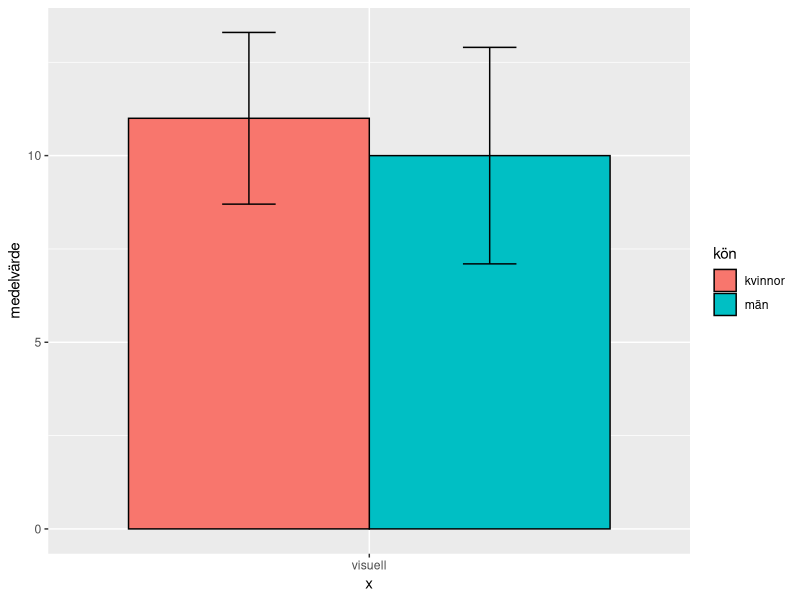
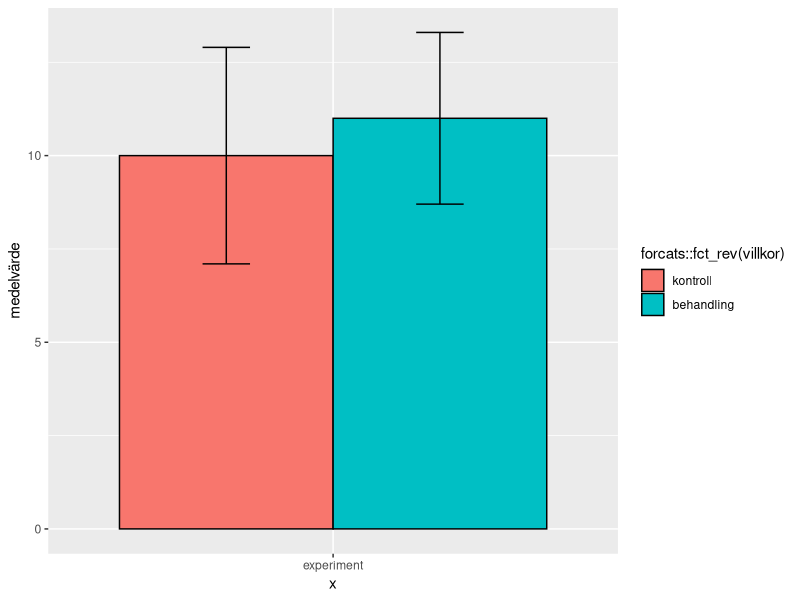

R code for these plots, in order:
## ---- chunk 1
knitr::kable(read.table("../csv/tab-02-08-1-1.csv", header=T, sep='\t', quot='"', stringsAsFactors=F, comment.char=""), format="pipe", digits=3, caption='Beskrivande resultat eller deskriptiv statistik.', booktabs=TRUE)
## ---- chunk 2
library(ggplot2)
bp2 = read.table("../csv/fig-02-08-1-1.csv", header=T, sep='\t', quot='"', stringsAsFactors=F, comment.char="")
gp <- ggplot(bp2, aes(x="visuell", y=medelvärde, fill=kön)) + 
geom_bar(stat="identity", color="black", position=position_dodge()) +
geom_errorbar(aes(ymin=medelvärde-standardavvikelse, ymax=medelvärde+standardavvikelse), width=.2,
position=position_dodge(.9))
#
print(gp)
## ---- chunk 3
library(ggplot2)
bp2 = read.table("../csv/fig-02-08-1-2.csv", header=T, sep='\t', quot='"', stringsAsFactors=F, comment.char="")
gp <- ggplot(bp2, aes(x="experiment", y=medelvärde, fill=forcats::fct_rev(villkor))) + 
geom_bar(stat="identity", color="black", position=position_dodge()) +
geom_errorbar(aes(ymin=medelvärde-standardavvikelse, ymax=medelvärde+standardavvikelse), width=.2,
position=position_dodge(.9))
#
print(gp)
## ---- chunk 4
knitr::kable(read.table("../csv/tab-02-08-1-2.csv", header=T, sep='\t', quot='"', stringsAsFactors=F, comment.char=""), format="pipe", digits=3, caption='Inferentiella resultat.', booktabs=TRUE)
